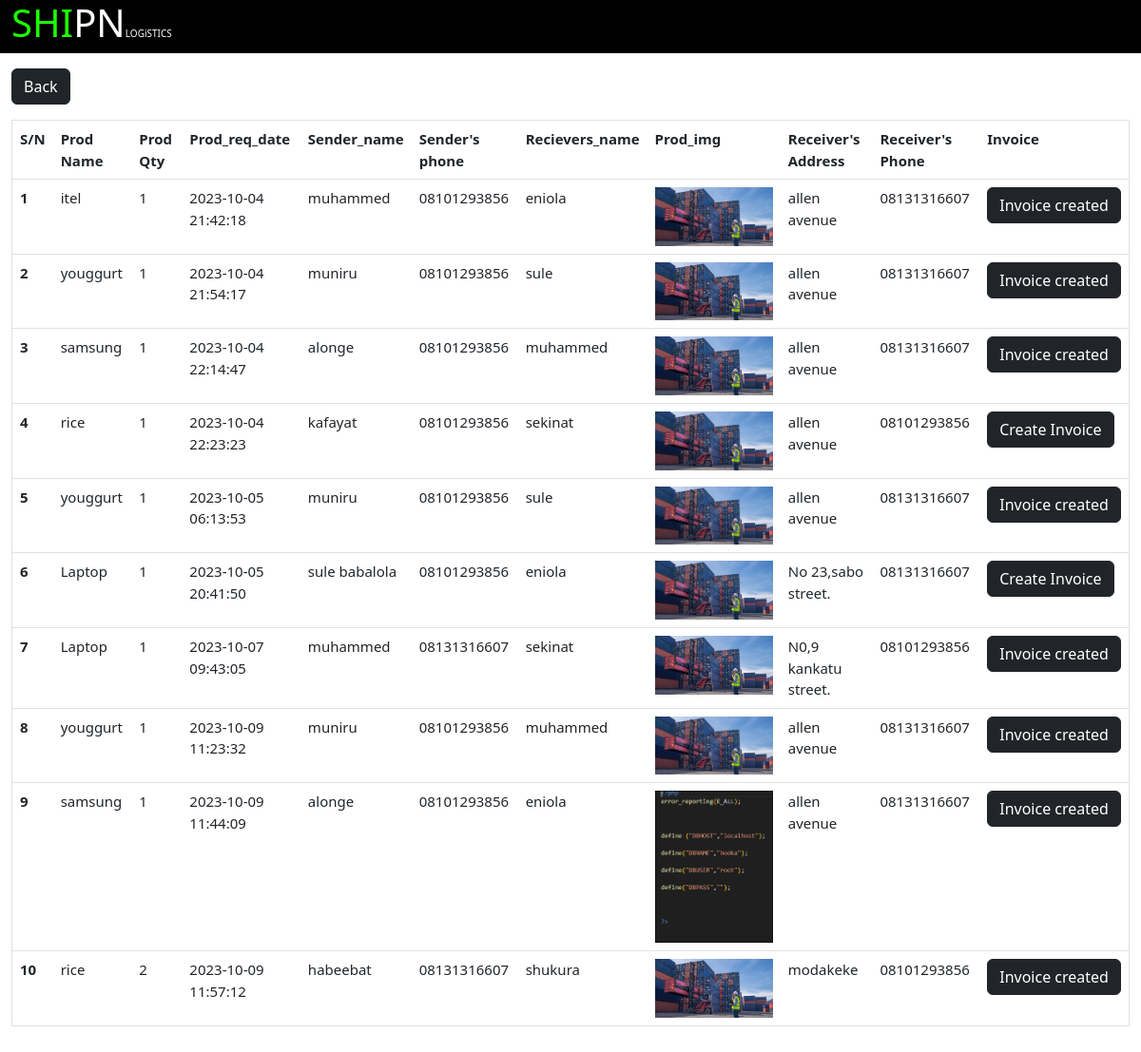
/admin/prod_view.php (signed in), run on the app's committed database.
### tables this page shows
CREATE TABLE `products` (
  `prod_id` int(11) NOT NULL,
  `prod_name` varchar(100) NOT NULL,
  `prod_requestdate` timestamp NOT NULL DEFAULT current_timestamp(),
  `prod_weight` varchar(100) DEFAULT NULL,
  `prod_qty` int(11) NOT NULL,
  `prod_img` varchar(200) NOT NULL,
  `senders_name` varchar(200) NOT NULL,
  `senders_number` varchar(200) NOT NULL,
  `receivers_name` varchar(100) NOT NULL,
  `receivers_phone` varchar(200) NOT NULL,
  `prod_delivery_state` varchar(100) NOT NULL,
  `prod_delivery_lga` varchar(100) NOT NULL,
  `prod_delivery_address` varchar(100) NOT NULL,
  `user_prodid` int(11) NOT NULL,
  `button` varchar(200) NOT NULL,
  `cat_id` int(11) NOT NULL
);

### admin/classes/Db.php (called while the page is built, shortened)
<?php
class Db{
    private $dbHost=DBHOST;
    private $dbUser=DBUSER;
    private $dbName=DBNAME;
    private $dbPassword=DBPASS;
   public $conn;
   public function connect(){
      $dsn="mysql:host=$this->dbHost;dbname=$this->dbName";
      $options=[
        PDO::ATTR_ERRMODE=>PDO::ERRMODE_EXCEPTION
      ];
      try {
       $this->conn=new PDO($dsn,$this->dbUser,$this->dbPassword,$options);
       } catch (Exception $e) {
        echo $e->getMessage();
      }
       return $this->conn;
   }
}
?>

### admin/classes/Product.php (called while the page is built, shortened)
<?php
include_once "Db.php";
class Product extends Db{
public function fetch_produser(){
$sql="SELECT * FROM products";
$stmt=$this->connect()->prepare($sql);
$stmt->execute();
$response=$stmt->fetchAll(PDO::FETCH_ASSOC);
return $response;
}
}
?>

### admin/prod_view.php (the view, shortened to what this page needs)
<?php
require_once "classes/Product.php";
     $prod= new Product();
    $products=$prod->fetch_produser();
?>
<!DOCTYPE html>
<html lang="en">
<head>
    <link href="assets/bootstrap/css/bootstrap.min.css" rel="stylesheet" type="text/css">
    <link href="assets/fontawesome/css/all.min.css" rel="stylesheet" type="text/css">
</head>
<body>
    <div class="container-fluid">
        <div class="row" style="background-color: black;">
            <div class="col-12">
                      <h1>SHI<span>PN</span><span style="font-size: 10px;">LOGiSTICS</span></h1>
                    </div>
            </div>
            <div class="row">
                <div class="col-12 my-3">
                <form action="addcat.php" method="post">
                            <button class="btn btn-dark">Back</button>
                        </form>
               <div class="row">
               <div class="col-12">
                <table class="table" border=1px>
                        <tr style="font-size:15px">
                        <th>S/N</th>
                            <th>Prod Name</th>
                            <th>Prod Qty</th>
                            <th>Prod_req_date</th>
                            <th>Sender_name</th>
                             <th>Sender's phone</th>
                            <th>Recievers_name</th>
                             <th>Prod_img</th>
                            <th>Receiver's Address</th>
                            <th>Receiver's Phone</th>
                            <th>Invoice</th>
                        </tr>
                        <?php $sn= 1  ?>
                        <?php  foreach($products as $product){  ;?>
                        <tr style="font-size:15px">
                        <th><?php echo $sn++?></th>
                         <td class="create"><?php echo $product["prod_name"]?></td>
                            <td class="create"><?php echo $product["prod_qty"]?></td>
                            <td class="create"><?php echo $product["prod_requestdate"]?></td>
                            <td class="create"><?php echo $product["senders_name"]?></td>
                            <td><?php echo $product["senders_number"]?></td>
                            <td><?php echo $product["receivers_name"]?></td>
                    <div class="text-center mb-3"> <td>
                <img src="../uploads/<?php echo $product['prod_img']; ?>" class="img-fluid">
                </td></div>
                            <td class="create"><?php echo $product["prod_delivery_address"]?></td>
                            <td class="create"><?php echo $product["receivers_phone"];?></td>
                            <td>
                                 <form action="invoice.php" method="post" id="myForm">
                                      <input type="submit" name="invoicebtn" value="<?php echo $product['button']?>" class="btn btn-dark">
                                 </form>
                            </td>
                        </tr>
                        <?php    }  ; ?>
                    </table>
                         </div>
                    </div>
                     </div>
                </div>
                </div>
</body>
</html>

### data on the page
products: prod_name "itel", prod_qty "1", prod_requestdate "2023-10-04 21:42:18", senders_name "muhammed", senders_number "08101293856", receivers_name "eniola", prod_img (picture), prod_delivery_address "allen avenue", receivers_phone "08131316607", invoicebtn "Invoice created"
products: prod_name "youggurt", prod_qty "1", prod_requestdate "2023-10-04 21:54:17", senders_name "muniru", senders_number "08101293856", receivers_name "sule", prod_img (picture), prod_delivery_address "allen avenue", receivers_phone "08131316607", invoicebtn "Invoice created"
products: prod_name "samsung", prod_qty "1", prod_requestdate "2023-10-04 22:14:47", senders_name "alonge", senders_number "08101293856", receivers_name "muhammed", prod_img (picture), prod_delivery_address "allen avenue", receivers_phone "08131316607", invoicebtn "Invoice created"
products: prod_name "rice", prod_qty "1", prod_requestdate "2023-10-04 22:23:23", senders_name "kafayat", senders_number "08101293856", receivers_name "sekinat", prod_img (picture), prod_delivery_address "allen avenue", receivers_phone "08101293856", invoicebtn "Create Invoice"
products: prod_name "youggurt", prod_qty "1", prod_requestdate "2023-10-05 06:13:53", senders_name "muniru", senders_number "08101293856", receivers_name "sule", prod_img (picture), prod_delivery_address "allen avenue", receivers_phone "08131316607", invoicebtn "Invoice created"
products: prod_name "Laptop", prod_qty "1", prod_requestdate "2023-10-05 20:41:50", senders_name "sule babalola", senders_number "08101293856", receivers_name "eniola", prod_img (picture), prod_delivery_address "No 23,sabo street.", receivers_phone "08131316607", invoicebtn "Create Invoice"
products: prod_name "Laptop", prod_qty "1", prod_requestdate "2023-10-07 09:43:05", senders_name "muhammed", senders_number "08131316607", receivers_name "sekinat", prod_img (picture), prod_delivery_address "N0,9 kankatu street.", receivers_phone "08101293856", invoicebtn "Invoice created"
products: prod_name "youggurt", prod_qty "1", prod_requestdate "2023-10-09 11:23:32", senders_name "muniru", senders_number "08101293856", receivers_name "muhammed", prod_img (picture), prod_delivery_address "allen avenue", receivers_phone "08131316607", invoicebtn "Invoice created"
products: prod_name "samsung", prod_qty "1", prod_requestdate "2023-10-09 11:44:09", senders_name "alonge", senders_number "08101293856", receivers_name "eniola", prod_img (picture), prod_delivery_address "allen avenue", receivers_phone "08131316607", invoicebtn "Invoice created"
products: prod_name "rice", prod_qty "2", prod_requestdate "2023-10-09 11:57:12", senders_name "habeebat", senders_number "08131316607", receivers_name "shukura", prod_img (picture), prod_delivery_address "modakeke", receivers_phone "08101293856", invoicebtn "Invoice created"
